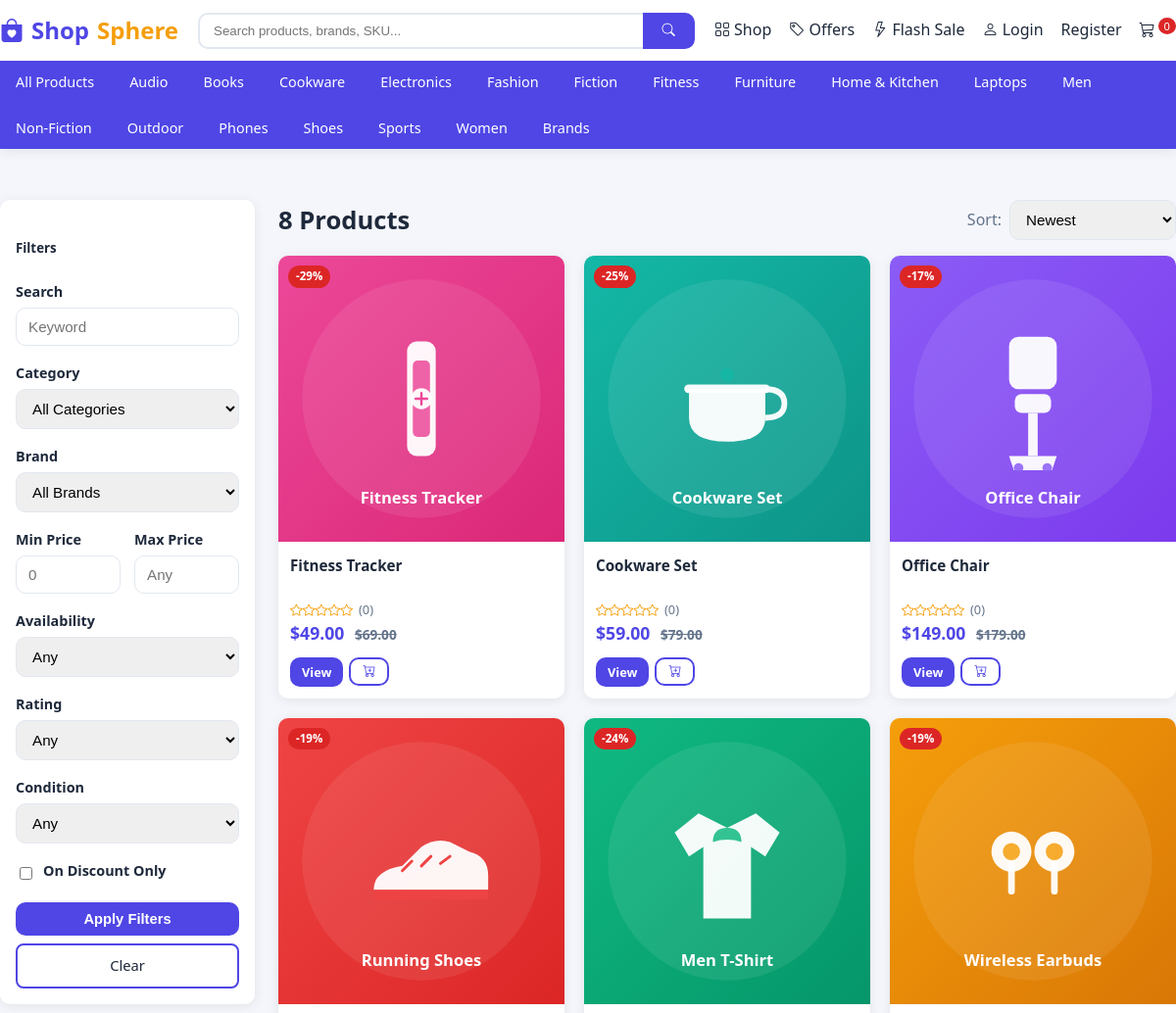
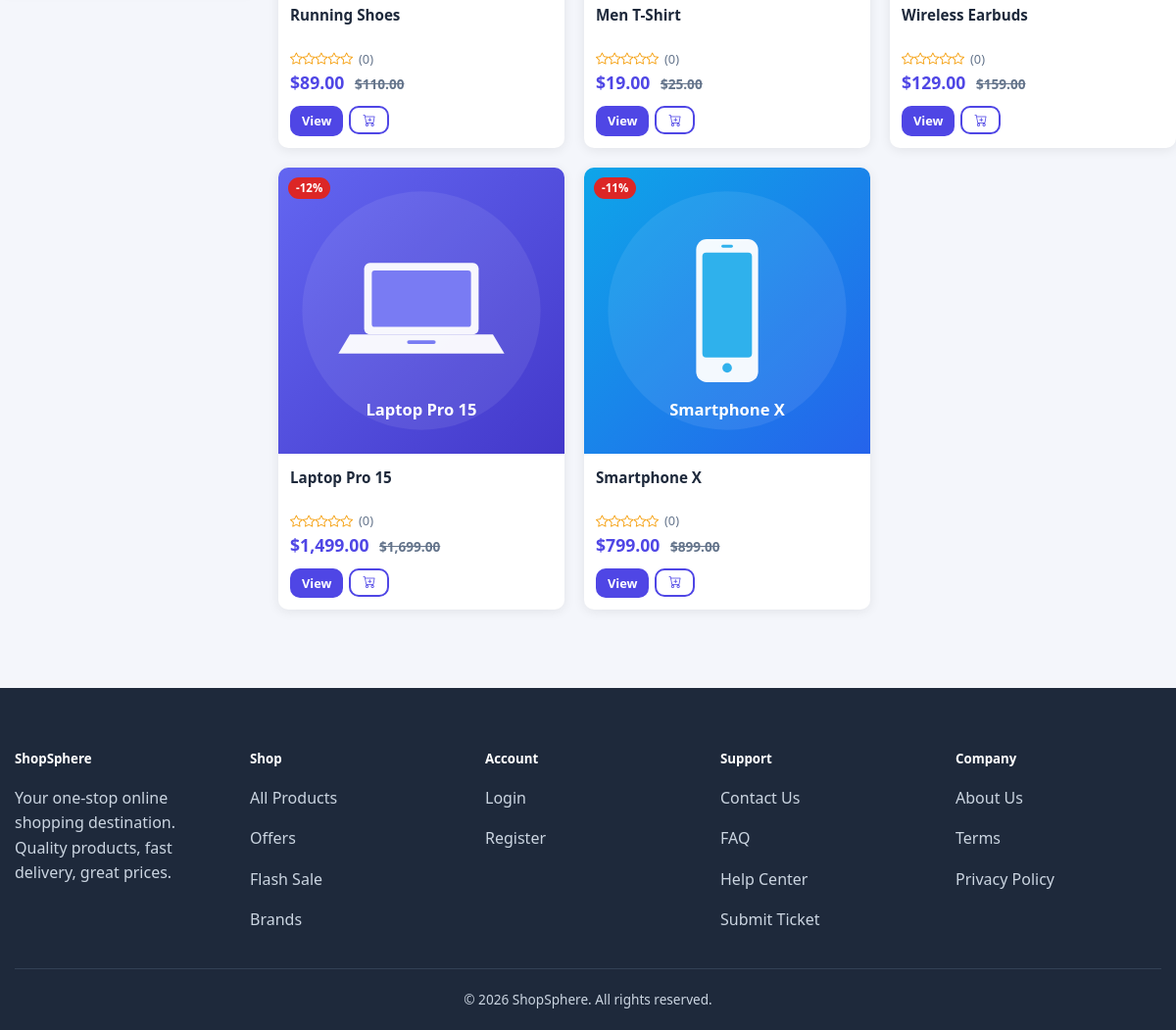
Page /products on the committed database (2 pictures, top to bottom).
### app/models/catalog.py (models this page shows, shortened)
class Category(db.Model):
    __tablename__ = 'categories'
    id = db.Column(db.Integer, primary_key=True)
    name = db.Column(db.String(120), nullable=False, index=True)
    slug = db.Column(db.String(140), unique=True, nullable=False, index=True)
    image = db.Column(db.String(255))
    description = db.Column(db.Text)
    parent_id = db.Column(db.Integer, db.ForeignKey('categories.id', ondelete='SET NULL'))
    status = db.Column(db.String(20), default='active', index=True)  # active | inactive
    display_order = db.Column(db.Integer, default=0)
    created_at = db.Column(db.DateTime, default=datetime.utcnow)
    parent = db.relationship('Category', remote_side=[id], backref='subcategories')
    products = db.relationship('Product', backref='category', lazy='dynamic',
                               foreign_keys='Product.category_id')

class Product(db.Model):
    __tablename__ = 'products'
    id = db.Column(db.Integer, primary_key=True)
    name = db.Column(db.String(255), nullable=False, index=True)
    slug = db.Column(db.String(280), unique=True, nullable=False, index=True)
    sku = db.Column(db.String(80), unique=True, nullable=False, index=True)
    category_id = db.Column(db.Integer, db.ForeignKey('categories.id', ondelete='SET NULL'))
    subcategory_id = db.Column(db.Integer, db.ForeignKey('categories.id', ondelete='SET NULL'))
    brand_id = db.Column(db.Integer, db.ForeignKey('brands.id', ondelete='SET NULL'))
    main_image = db.Column(db.String(255))
    video_url = db.Column(db.String(255))
    short_description = db.Column(db.Text)
    description = db.Column(db.Text)
    price = db.Column(db.Numeric(12, 2), nullable=False, index=True)
    old_price = db.Column(db.Numeric(12, 2))
    cost_price = db.Column(db.Numeric(12, 2))  # for profit estimates
    stock_quantity = db.Column(db.Integer, default=0, index=True)
    min_stock_level = db.Column(db.Integer, default=5)
    sold_count = db.Column(db.Integer, default=0, index=True)
    colors = db.Column(db.String(255))  # comma separated
    sizes = db.Column(db.String(255))   # comma separated
    warranty_info = db.Column(db.Text)
    return_policy = db.Column(db.Text)
    shipping_info = db.Column(db.Text)
    condition = db.Column(db.String(30), default='new')  # new | used | refurbished
    is_featured = db.Column(db.Boolean, default=False)
    is_bestseller = db.Column(db.Boolean, default=False)
    is_new_arrival = db.Column(db.Boolean, default=False)
    is_flash_sale = db.Column(db.Boolean, default=False)
    is_recommended = db.Column(db.Boolean, default=False)
    status = db.Column(db.String(20), default='active', index=True)  # active | inactive
    views = db.Column(db.Integer, default=0)
    created_at = db.Column(db.DateTime, default=datetime.utcnow)
    updated_at = db.Column(db.DateTime, default=datetime.utcnow, onupdate=datetime.utcnow)
    images = db.relationship('ProductImage', backref='product', lazy='selectin',
                             cascade='all, delete-orphan', order_by='ProductImage.display_order')
    variants = db.relationship('ProductVariant', backref='product', lazy='selectin',
                               cascade='all, delete-orphan')
    specifications = db.relationship('ProductSpecification', backref='product', lazy='selectin',
                                     cascade='all, delete-orphan')
    features = db.relationship('ProductFeature', backref='product', lazy='selectin',
                               cascade='all, delete-orphan')
    reviews = db.relationship('Review', backref='product', lazy='dynamic',
                              foreign_keys='Review.product_id')
    order_items = db.relationship('OrderItem', backref='product', lazy='dynamic')
    @property
    def discount_percent(self):
        if self.old_price and self.old_price > self.price:
            try:
                old = float(self.old_price)
                price = float(self.price)
                if old > 0:
                    return int(round((old - price) / old * 100))
            except (TypeError, ValueError):
                pass
        return 0
    @property
    def in_stock(self):
        return (self.stock_quantity or 0) > 0
    @property
    def rating_avg(self):
        from sqlalchemy import func
        from app.models.commerce import Review
        return db.session.query(func.coalesce(func.avg(Review.rating), 0.0)) \
            .filter(Review.product_id == self.id, Review.status == 'approved').scalar() or 0.0
    @property
    def rating_count(self):
        from app.models.commerce import Review
        return Review.query.filter_by(product_id=self.id, status='approved').count()

### app/routes/products.py (the view)
@products_bp.route('/products')
def browse():
    args = request.args
    query, query_text = _get_filtered_products(args)
    page = args.get('page', 1, type=int)
    per_page = 12
    pagination = query.paginate(page=page, per_page=per_page, error_out=False)
    products = pagination.items
    categories = Category.query.filter_by(status='active').order_by(Category.name.asc()).all()
    brands = Brand.query.filter_by(status='active').order_by(Brand.name.asc()).all()
    min_price_f = args.get('min_price', type=float)
    max_price_f = args.get('max_price', type=float)
    history = session.get('search_history', [])
    if query_text:
        if query_text in history:
            history.remove(query_text)
        history.insert(0, query_text)
        session['search_history'] = history[:8]
        session.modified = True
    return render_template('customer/products.html',
                           products=products,
                           pagination=pagination,
                           query=query_text,
                           categories=categories,
                           brands=brands,
                           total=query.count(),
                           args=args)

### app/routes/products.py (called while the page is built)
def _base_query():
    return Product.query.filter_by(status='active')

### app/utils/helpers.py (called while the page is built, shortened)
def money(amount):
    if amount is None:
        amount = 0
    try:
        amount = float(amount)
    except (TypeError, ValueError):
        amount = 0
    sym = current_app.config.get('STORE_CURRENCY', '$') if current_app else '$'
    return f'{sym}{amount:,.2f}'

def avg_rating(product):
    try:
        return round(float(product.rating_avg), 1)
    except (TypeError, ValueError, AttributeError):
        return 0.0

def review_count(product):
    try:
        return int(product.rating_count)
    except (TypeError, ValueError, AttributeError):
        return 0

def settings_value(key, default=None):
    from app.models.content import Setting
    cached = getattr(current_app, '_settings_cache', None)
    if cached is None:
        cached = {s.key: s.value for s in Setting.query.all()}
        current_app._settings_cache = cached
    return cached.get(key, default)

def cart_count():
    from flask_login import current_user
    from app.models.commerce import CartItem
    from app.models.catalog import Product
    cart = session.get('cart', {})
    return sum(int(v.get('qty', 0)) for v in cart.values())

def product_image_url(image_path):
    if image_path:
        return url_for('static', filename=image_path)
    return url_for('static', filename='images/placeholder.png')

### app/templates/customer/products.html (shortened to what this page needs)
{% extends "customer/base.html" %}
{% from "customer/macros.html" import product_card, render_pagination %}
{% block content %}
<div class="container-wide section">
  <div class="layout">
    <aside class="sidebar">
      <h5>Filters</h5>
      <form method="get" action="{{ url_for('products.browse') }}">
        <div class="form-group">
          <label>Search</label>
          <input type="text" name="q" class="form-control" value="{{ query }}" placeholder="Keyword">
        </div>
        <div class="form-group">
          <label>Category</label>
          <select name="category" class="form-control">
            <option value="">All Categories</option>
          </select>
        </div>
        <div class="form-group">
          <label>Brand</label>
          <select name="brand" class="form-control">
            <option value="">All Brands</option>
          </select>
        </div>
        <div class="form-row">
          <div class="form-group">
            <label>Min Price</label>
            <input type="number" step="0.01" name="min_price" class="form-control" value="{{ args.get('min_price', '') }}" placeholder="0">
          </div>
          <div class="form-group">
            <label>Max Price</label>
            <input type="number" step="0.01" name="max_price" class="form-control" value="{{ args.get('max_price', '') }}" placeholder="Any">
          </div>
        </div>
        <div class="form-group">
          <label>Availability</label>
          <select name="availability" class="form-control">
            <option value="">Any</option>
          </select>
        </div>
        <div class="form-group">
          <label>Rating</label>
          <select name="rating" class="form-control">
            <option value="">Any</option>
          </select>
        </div>
        <div class="form-group">
          <label>Condition</label>
          <select name="condition" class="form-control">
            <option value="">Any</option>
          </select>
        </div>
        <div class="form-group form-check">
          <input type="checkbox" name="discount" value="yes" {% if args.get('discount') == 'yes' %}checked{% endif %} id="disc">
          <label for="disc">On Discount Only</label>
        </div>
        <button class="btn btn-primary btn-block" type="submit">Apply Filters</button>
        <a href="{{ url_for('products.browse') }}" class="btn btn-outline btn-block mt-2">Clear</a>
      </form>
    </aside>
    <div>
      <div class="d-flex justify-between align-center mb-3">
        <h2 class="section-title" style="margin:0">{{ total }} Products</h2>
        <form method="get" action="{{ url_for('products.browse') }}" class="d-flex gap-2 align-center">
          <label class="text-muted">Sort:</label>
          <select name="sort" class="form-control" style="width:auto" onchange="this.form.submit()">
            <option value="newest" {% if args.get('sort') == 'newest' %}selected{% endif %}>Newest</option>
          </select>
        </form>
      </div>
      {% if products %}
        <div class="product-grid">
          {% for p in products %}{{ product_card(p) }}{% endfor %}
        </div>
      {% else %}
        <div class="alert alert-info">No products found matching your filters.</div>
      {% endif %}
    </div>
  </div>
</div>
{% endblock %}

### app/templates/customer/base.html (shortened to what this page needs)
<!DOCTYPE html>
<html lang="en">
<head>
  <link rel="stylesheet" href="{{ url_for('static', filename='css/style.css') }}">
  <link rel="stylesheet" href="https://cdn.jsdelivr.net/npm/bootstrap-icons@1.11.1/font/bootstrap-icons.css">
</head>
<body>
  <nav class="navbar">
    <div class="container-wide nav-inner">
      <a href="{{ url_for('main.home') }}" class="brand-logo"><i class="bi bi-bag-heart-fill"></i> Shop<span>Sphere</span></a>
      <form class="search-bar" action="{{ url_for('products.search') }}" method="get">
        <input type="text" name="q" placeholder="Search products, brands, SKU..." value="{{ search_query }}">
        <button type="submit"><i class="bi bi-search"></i></button>
      </form>
      <div class="nav-links">
        <a href="{{ url_for('products.browse') }}"><i class="bi bi-grid"></i> Shop</a>
        <a href="{{ url_for('main.offers') }}"><i class="bi bi-tag"></i> Offers</a>
        <a href="{{ url_for('main.flash_sale') }}"><i class="bi bi-lightning"></i> Flash Sale</a>
        {% if current_user.is_authenticated %}
          {% if current_user.is_staff %}
            <a href="{{ url_for('admin.dashboard') }}"><i class="bi bi-speedometer2"></i> Admin</a>
          {% else %}
            <a href="{{ url_for('customer.dashboard') }}"><i class="bi bi-person-circle"></i> Account</a>
            <a href="{{ url_for('customer.wishlist') }}"><i class="bi bi-heart"></i></a>
          {% endif %}
          <a href="{{ url_for('cart.view_cart') }}"><i class="bi bi-cart3"></i><span class="cart-badge">{{ cart_count() }}</span></a>
          <a href="{{ url_for('auth.logout') }}"><i class="bi bi-box-arrow-right"></i></a>
        {% else %}
          <a href="{{ url_for('auth.login') }}"><i class="bi bi-person"></i> Login</a>
          <a href="{{ url_for('auth.register') }}">Register</a>
          <a href="{{ url_for('cart.view_cart') }}"><i class="bi bi-cart3"></i><span class="cart-badge">{{ cart_count() }}</span></a>
        {% endif %}
      </div>
    </div>
    <div class="cat-nav">
      <div class="container-wide cat-inner">
        <a href="{{ url_for('products.browse') }}">All Products</a>
        {% for c in categories %}
          <a href="{{ url_for('products.category', slug=c.slug) }}">{{ c.name }}</a>
        {% endfor %}
        <a href="{{ url_for('main.brands') }}">Brands</a>
      </div>
    </div>
  </nav>
  <main>
    {% block content %}{% endblock %}
  </main>
  <footer class="footer">
    <div class="container-wide">
      <div class="footer-grid">
        <div>
          <h5>ShopSphere</h5>
          <p>Your one-stop online shopping destination. Quality products, fast delivery, great prices.</p>
        </div>
        <div>
          <h5>Shop</h5>
          <p><a href="{{ url_for('products.browse') }}">All Products</a></p>
          <p><a href="{{ url_for('main.offers') }}">Offers</a></p>
          <p><a href="{{ url_for('main.flash_sale') }}">Flash Sale</a></p>
          <p><a href="{{ url_for('main.brands') }}">Brands</a></p>
        </div>
        <div>
          <h5>Account</h5>
          {% if current_user.is_authenticated %}
            <p><a href="{{ url_for('customer.dashboard') }}">My Account</a></p>
            <p><a href="{{ url_for('customer.my_orders') }}">My Orders</a></p>
            <p><a href="{{ url_for('customer.wishlist') }}">Wishlist</a></p>
          {% else %}
            <p><a href="{{ url_for('auth.login') }}">Login</a></p>
            <p><a href="{{ url_for('auth.register') }}">Register</a></p>
          {% endif %}
        </div>
        <div>
          <h5>Support</h5>
          <p><a href="{{ url_for('main.contact') }}">Contact Us</a></p>
          <p><a href="{{ url_for('main.faq') }}">FAQ</a></p>
          <p><a href="{{ url_for('support.help_center') }}">Help Center</a></p>
          <p><a href="{{ url_for('support.new_ticket') }}">Submit Ticket</a></p>
        </div>
        <div>
          <h5>Company</h5>
          <p><a href="{{ url_for('main.page', slug='about') }}">About Us</a></p>
          <p><a href="{{ url_for('main.page', slug='terms') }}">Terms</a></p>
          <p><a href="{{ url_for('main.page', slug='privacy') }}">Privacy Policy</a></p>
        </div>
      </div>
      <div class="footer-bottom">
        &copy; {{ now.year if now else 2024 }} ShopSphere. All rights reserved.
      </div>
    </div>
  </footer>
</body>
</html>

### app/templates/customer/macros.html (shortened to what this page needs)
{% macro product_card(p) %}
<div class="product-card">
  <div class="product-thumb">
    <a href="{{ url_for('products.detail', slug=p.slug) }}">
      <img src="{{ product_image_url(p.main_image) }}" alt="{{ p.name }}" loading="lazy">
    </a>
    {% if p.discount_percent > 0 %}
      <span class="product-badge">-{{ p.discount_percent }}%</span>
    {% elif p.is_featured %}
      <span class="product-badge featured">Featured</span>
    {% endif %}
  </div>
  <div class="product-body">
    <h3 class="product-name">
      <a href="{{ url_for('products.detail', slug=p.slug) }}">{{ p.name }}</a>
    </h3>
    <div class="product-meta">
      <span class="stars">{% for i in range(5) %}<i class="bi bi-star{{ '-fill' if i < avg_rating(p) else '' }}"></i>{% endfor %}</span>
      <span>({{ review_count(p) }})</span>
    </div>
    <div class="product-price">
      {{ money(p.price) }}
      {% if p.old_price and p.old_price > p.price %}
        <span class="product-old">{{ money(p.old_price) }}</span>
      {% endif %}
    </div>
    <div class="product-actions">
      <a href="{{ url_for('products.detail', slug=p.slug) }}" class="btn btn-primary btn-sm">View</a>
      {% if p.in_stock %}
        <form action="{{ url_for('cart.add') }}" method="post" style="display:inline">
          <button class="btn btn-outline btn-sm" type="submit"><i class="bi bi-cart-plus"></i></button>
        </form>
      {% else %}
        <span class="badge bg-danger">Out of Stock</span>
      {% endif %}
    </div>
  </div>
</div>
{% endmacro %}

### rows in the picture
Category: name "Audio"
Category: name "Books"
Category: name "Cookware"
Category: name "Electronics"
Category: name "Fashion"
Category: name "Fiction"
Category: name "Fitness"
Category: name "Furniture"
Category: name "Home & Kitchen"
Category: name "Laptops"
Category: name "Men"
Category: name "Non-Fiction"
Category: name "Outdoor"
Category: name "Phones"
Category: name "Shoes"
Category: name "Sports"
Category: name "Women"
Product: main_image (picture), discount_percent "29", name "Fitness Tracker", review_count "0", price "$49.00", old_price "$69.00"
Product: main_image (picture), discount_percent "25", name "Cookware Set", review_count "0", price "$59.00", old_price "$79.00"
Product: main_image (picture), discount_percent "17", name "Office Chair", review_count "0", price "$149.00", old_price "$179.00"
Product: main_image (picture), discount_percent "19", name "Running Shoes", review_count "0", price "$89.00", old_price "$110.00"
Product: main_image (picture), discount_percent "24", name "Men T-Shirt", review_count "0", price "$19.00", old_price "$25.00"
Product: main_image (picture), discount_percent "19", name "Wireless Earbuds", review_count "0", price "$129.00", old_price "$159.00"
Product: main_image (picture), discount_percent "12", name "Laptop Pro 15", review_count "0", price "$1,499.00", old_price "$1,699.00"
Product: main_image (picture), discount_percent "11", name "Smartphone X", review_count "0", price "$799.00", old_price "$899.00"

### other values in the picture
{{ cart_count() }} "0"
{{ total }} "8"
